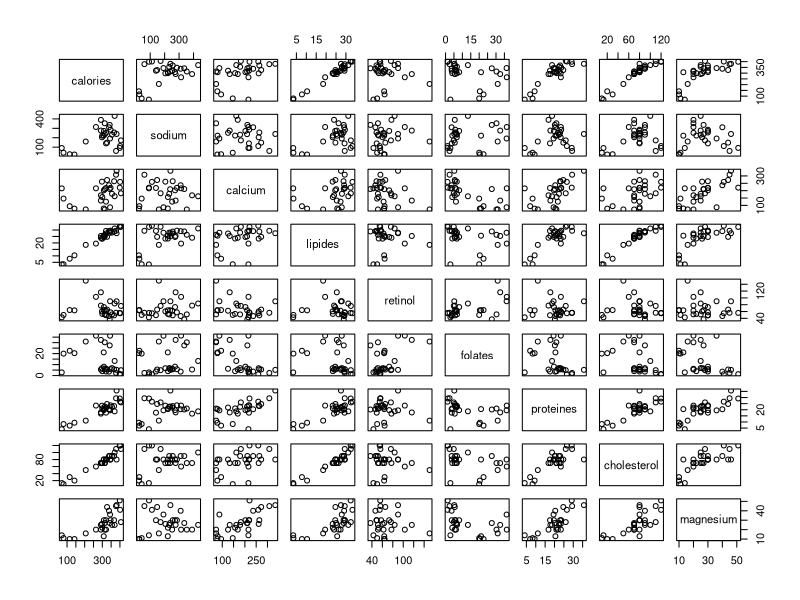
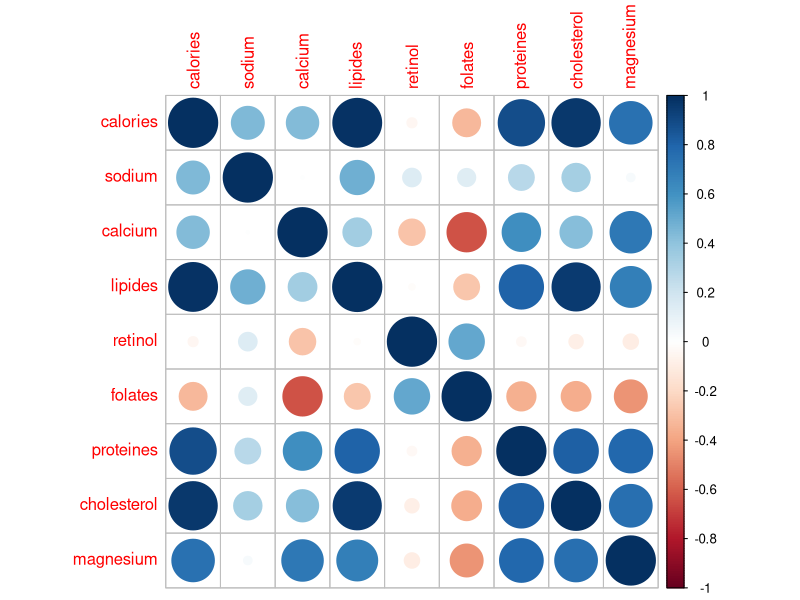
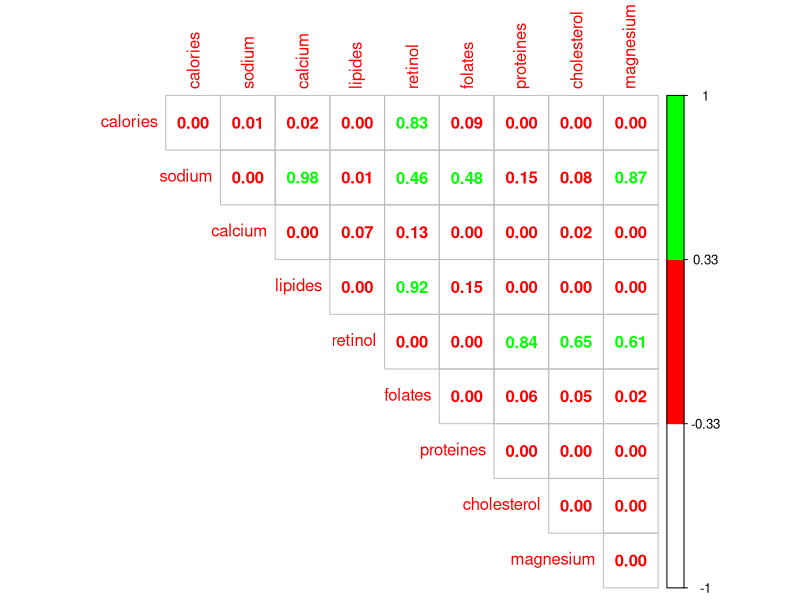
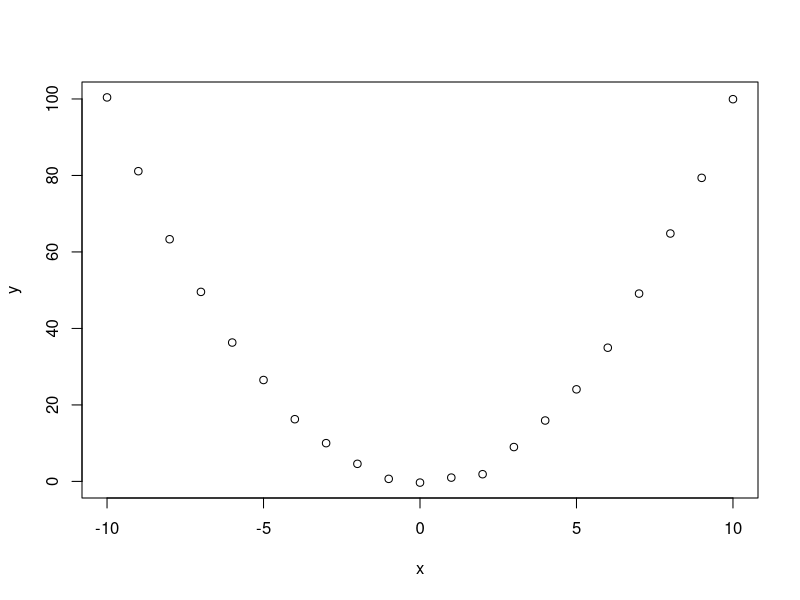
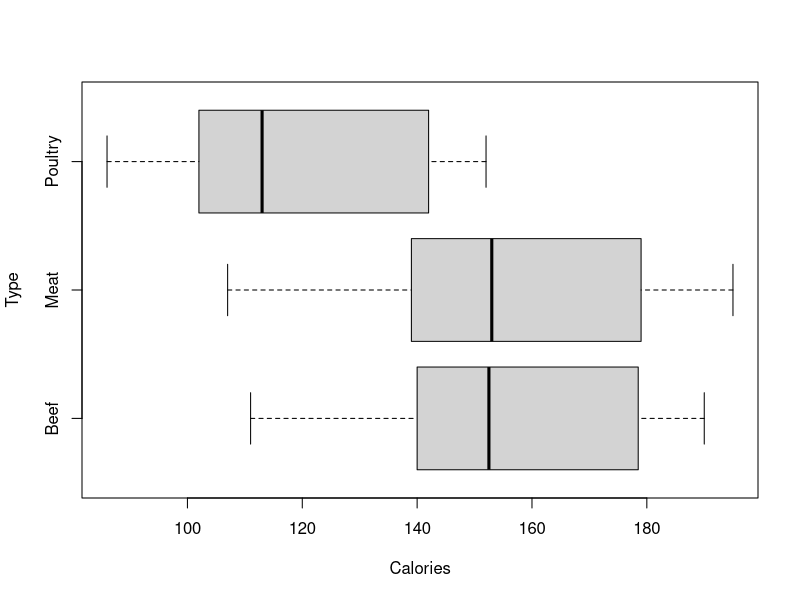
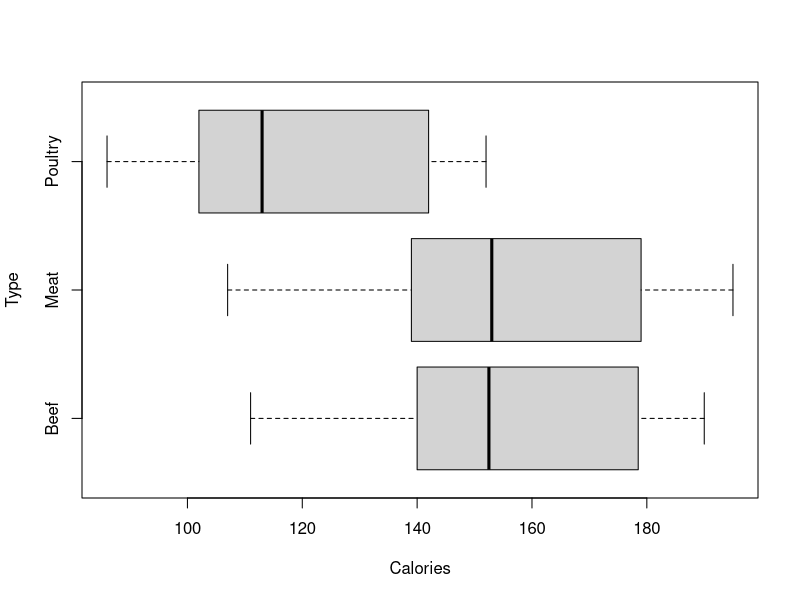
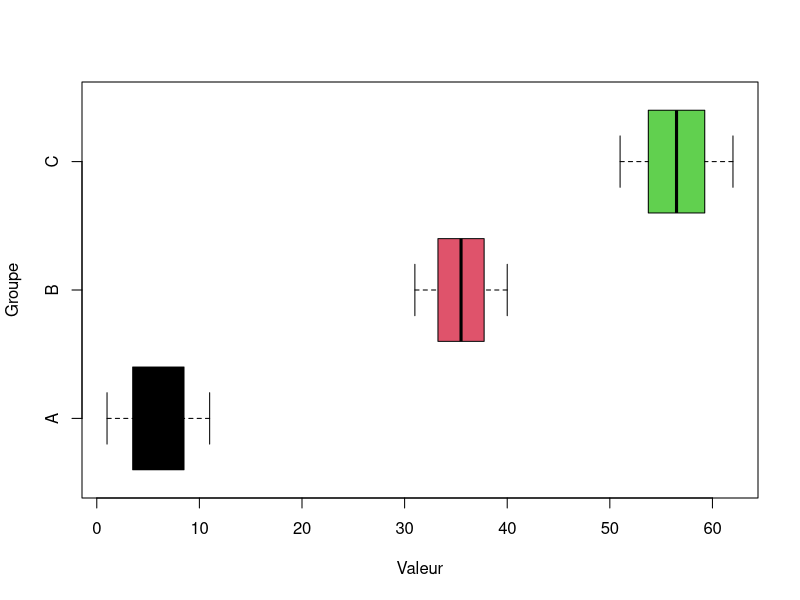
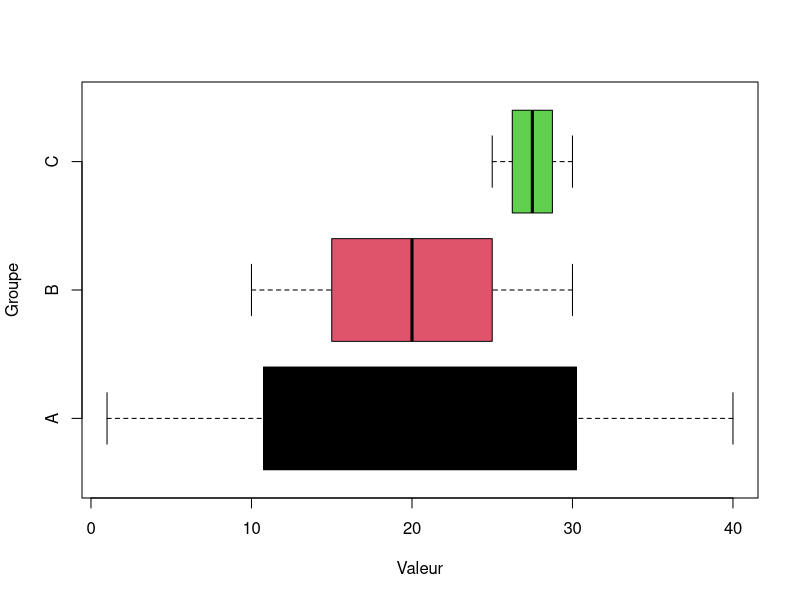

These charts were generated, in order, by the following R code:
## ---- chunk 1
library(knitr)
library(dplyr)
## ---- chunk 2
df <- read.csv(file = "./dataset/fromage.txt", sep = "\t", row.names = 1)
## ---- chunk 3
kable(head(df))
## ---- chunk 4
plot(df)
## ---- chunk 5
library(corrplot)
corrplot(cor(df, method = "pearson"))
## ---- chunk 6
cor(x = df$lipides, y = df$magnesium)
## ---- chunk 7
cor.test(x = df$lipides, y = df$magnesium)
## ---- chunk 8
cor.test(x = df$sodium, y = df$retinol)
## ---- chunk 9
sodium <- rep(df$sodium,times = 10)
retinol <- rep(df$retinol,times = 10)
nom <- rep(rownames(df),times = 10)

df_10 <- data.frame(nom,sodium,retinol)

## ---- chunk 10
table(df_10$nom)
## ---- chunk 11
cor.test(x = df_10$sodium, y = df_10$retinol)
## ---- chunk 12
get_pvalue <- function(x,y){
  p <- cor.test(df[,x],df[,y])$p.value
  return(p)
}

colonne <- colnames(df)
ligne <- colnames(df)
df_pvalues <- outer(X = colonne, Y = ligne, FUN = Vectorize(get_pvalue))
colnames(df_pvalues) <- colnames(df)
rownames(df_pvalues) <- colnames(df)

## ---- chunk 13
corrplot(df_pvalues, method="number", type="upper",
         col=colorRampPalette(c("white","red","green"))(3))
## ---- chunk 14
x <- -10:10
y <- x^2 + rnorm(n = length(x))

plot(x,y)
## ---- chunk 15
cor.test(x, y, method = "pearson")
cor.test(x, y, method = "spearman")
cor.test(x, y, method = "kendall")
## ---- chunk 16
df <- read.csv(file = "./dataset/Titanic.csv", row.names = 1)
## ---- chunk 17
kable(head(df))
## ---- chunk 18
df_count <- table(df$Survived, df$PClass)
## ---- chunk 19
resultat <-chisq.test(df$Survived,df$PClass)
resultat
## ---- chunk 20
attributes(resultat)
## ---- chunk 21
resultat$expected
## ---- chunk 22
data <- matrix(rbind(c(693,886,534,153),c(597,696,448,95)),ncol=4)
data
## ---- chunk 23
chisq.test(data)
## ---- chunk 24
p <- seq(0.80, 0.90, 0.005)
dof <- seq(1,3)
chisq_table <- outer(p, dof, function(x,y) qchisq(x,y))
chisq_table <- t(chisq_table)
colnames(chisq_table) <- 1 - p
rownames(chisq_table) <- dof
chisq_table <- round(chisq_table,2)
## ---- chunk 25
kable(chisq_table)
## ---- chunk 26
chisq.test(data/100)
## ---- chunk 27
chisq.test(data*100)
## ---- chunk 28
df <- read.csv(file = "./dataset/Hotdogs.csv", 
               sep = ";")
## ---- chunk 29
kable(head(df))
## ---- chunk 30
boxplot(Calories  ~ Type, data = df, 
        horizontal = TRUE)
## ---- chunk 31
aov <- aov(formula = Calories ~ Type, data = df)
summary(aov)
## ---- chunk 32
boxplot(Calories  ~ Type, data = df, 
        horizontal = TRUE)
## ---- chunk 33
bartlett.test(Calories  ~ Type, data = df)
## ---- chunk 34
aov <- aov(formula = Calories ~ Type, data = df)
shapiro.test(aov$residuals)
## ---- chunk 35
a <- seq(from = 1, to = 11, length.out = 9   )
b <- seq(from = 31, to = 40, length.out = 9   )
c <- seq(from = 51, to = 62, length.out = 9   )
## ---- chunk 36
df <- data.frame(Valeur = c(a,b,c), Groupe = c(rep("A",9),
                        rep("B",9),
                        rep("C",9)))
kable(df)
## ---- chunk 37
boxplot(Valeur  ~ Groupe, data = df, 
        col = 1:3, horizontal = TRUE)
## ---- chunk 38
summary(aov(formula = Valeur ~ Groupe, data = df))
## ---- chunk 39
SCE_a <- (a - mean(a))^2
SCE_b <- (b - mean(b))^2
SCE_c <- (c - mean(c))^2
intra <- sum(SCE_a + SCE_b + SCE_c)
intra
## ---- chunk 40
moyenne <- mean(df$Valeur)
moyenne_facteur <- tapply(X = df$Valeur, 
                          INDEX = df$Groupe,
                          FUN = mean)

longueur_facteur <- tapply(X = df$Valeur, 
                           INDEX = df$Groupe,
                           FUN = length)
inter <- sum(longueur_facteur*((moyenne_facteur - moyenne)^2))
inter
## ---- chunk 41
n <- nrow(df)
p <- length(levels(df$Groupe))
dof_inter <- p - 1
dof_intra <- n - p
dof_inter
dof_intra
## ---- chunk 42
Stat_Fisher <- (inter/dof_inter) / (intra/dof_intra)
Stat_Fisher
## ---- chunk 43
pvalue <- 1-pf(q = Stat_Fisher,
   df1 = dof_inter,
   df2 = dof_intra)
pvalue
## ---- chunk 44
qf(p = 1-pvalue, df1 = dof_inter, df2 = dof_intra)
## ---- chunk 45
a <- seq(from = 1, to = 40, length.out = 9   )
b <- seq(from = 10, to = 30, length.out = 9   )
c <- seq(from = 25, to = 30, length.out = 9   )
## ---- chunk 46
df <- data.frame(Valeur = c(a,b,c), Groupe = c(rep("A",9),
                        rep("B",9),
                        rep("C",9)))
kable(df)
## ---- chunk 47
boxplot(Valeur  ~ Groupe, data = df, 
        col = 1:3, horizontal = TRUE)
## ---- chunk 48
summary(aov(formula = Valeur ~ Groupe, data = df))
## ---- chunk 49
SCE_a <- (a - mean(a))^2
SCE_b <- (b - mean(b))^2
SCE_c <- (c - mean(c))^2
intra <- sum(SCE_a + SCE_b + SCE_c)
intra
## ---- chunk 50
moyenne <- mean(df$Valeur)
moyenne_facteur <- tapply(X = df$Valeur, 
                          INDEX = df$Groupe,
                          FUN = mean)

longueur_facteur <- tapply(X = df$Valeur, 
                           INDEX = df$Groupe,
                           FUN = length)
inter <- sum(longueur_facteur*((moyenne_facteur - moyenne)^2))
inter
## ---- chunk 51
n <- nrow(df)
p <- length(levels(df$Groupe))
dof_inter <- p - 1
dof_intra <- n - p
dof_inter
dof_intra
## ---- chunk 52
Stat_Fisher <- (inter/dof_inter) / (intra/dof_intra)
Stat_Fisher
## ---- chunk 53
pvalue <- 1-pf(q = Stat_Fisher,
   df1 = dof_inter,
   df2 = dof_intra)
pvalue
## ---- chunk 54
qf(p = 1-pvalue, df1 = dof_inter, df2 = dof_intra)
## ---- chunk 55
df <- ToothGrowth
## ---- chunk 56
kable(df)
## ---- chunk 57
boxplot(len  ~ supp, data = df,
        horizontal = TRUE)
## ---- chunk 58
boxplot(len  ~ dose, data = df,
        horizontal = TRUE)
## ---- chunk 59
df$interaction <- paste(df$supp,"-",df$dose)
## ---- chunk 60
boxplot(len  ~ interaction, data = df,
        horizontal = TRUE)
## ---- chunk 61
df$dose <- as.factor(df$dose)
aov <- aov(formula = len ~ dose + supp + supp*dose , data = df)
summary(aov)
## ---- chunk 62
TukeyHSD(aov)
